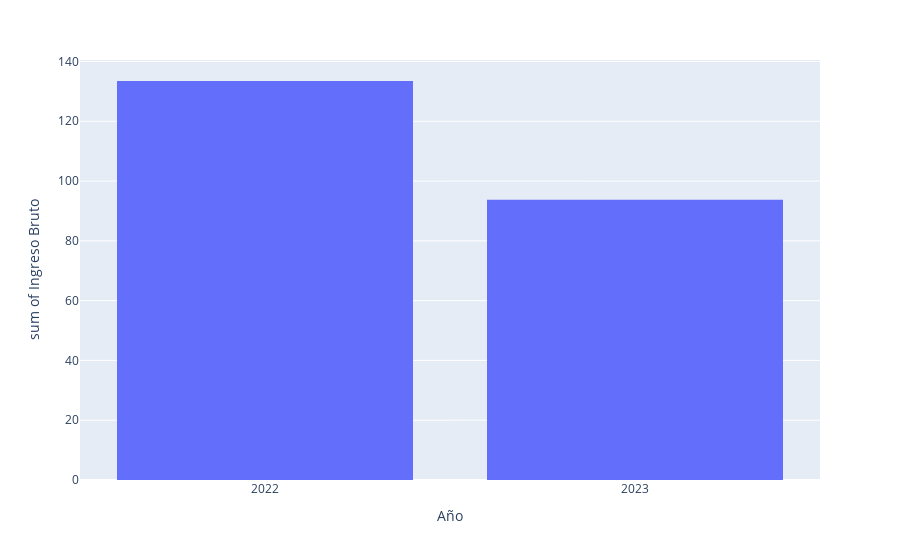

Source (notebook cell):
### Code cell
px.histogram(data,x="Año",y="Ingreso Bruto")

### Figure 1 — Plotly figure (JSON) as saved in the notebook; plotly's stock layout.template omitted (floating-point values rounded to 4 significant figures)
{"data": [{"alignmentgroup": "True", "bingroup": "x", "histfunc": "sum", "hovertemplate": "Año=%{x}<br>sum of Ingreso Bruto=%{y}<extra></extra>", "legendgroup": "", "marker": {"color": "#636efa", "pattern": {"shape": ""}}, "name": "", "offsetgroup": "", "orientation": "v", "showlegend": false, "type": "histogram", "x": ["2022", "2022", "2023", "2022", "2022", "2023", "2022", "2022", "2022", "2023", "2022", "2022", "2022", "2022", "2022", "2022", "2022", "2022", "2022", "2023", "2022", "2022", "2022", "2022", "2022", "2022", "2022", "2023", "2023", "2023", "2023", "2023", "2023", "2023"], "xaxis": "x", "y": [14.1, 11.28, 4.18, 3.8, 1.9, 14.69, 6.78, 6.78, 1.13, 4.76, 3.4, 1.24, 0, 0.7425, 2.475, 3.465, 5.456, 6.448, 8.432, 20.74, 16.8, 9.6, 0, 4.8, 7.58, 7.82, 9.443, 9.671, 9.443, 0, 3.15, 3.15, 12, 12], "yaxis": "y"}], "layout": {"barmode": "relative", "legend": {"tracegroupgap": 0}, "margin": {"t": 60}, "xaxis": {"anchor": "y", "domain": [0, 1], "title": {"text": "Año"}}, "yaxis": {"anchor": "x", "domain": [0, 1], "title": {"text": "sum of Ingreso Bruto"}}}}
